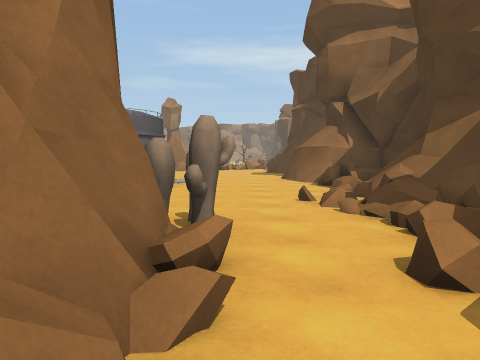
View 1 (above)

24 first-person views from a walk through a scene from a Unity 3-D project. The camera is 1.4 m above the floor, tilts 4° down and sees 70° across. The floor is counted in squares, 2 m on a side. Each view is taken from the middle of a square. On the plan, view 1 faces up. The plan holds only what a view shows up to about 11 squares ahead; the rest is blank. The place goes on beyond the plan. Some animated figures are not drawn. Surface patterns are stand-ins for the level's own textures.

View 2
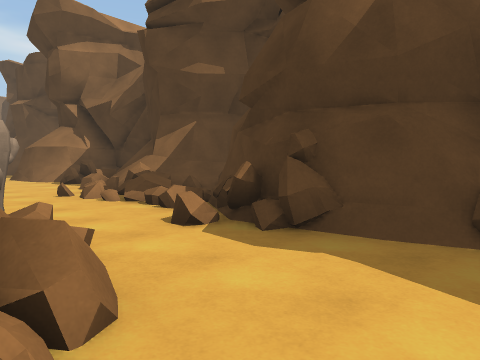

View 3
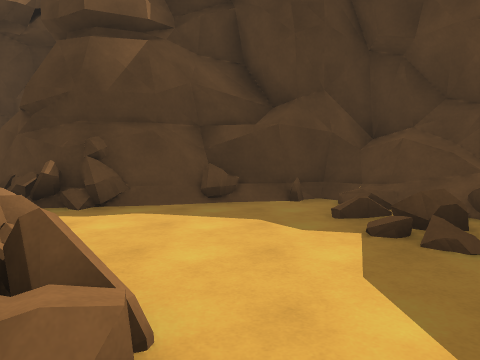

View 4
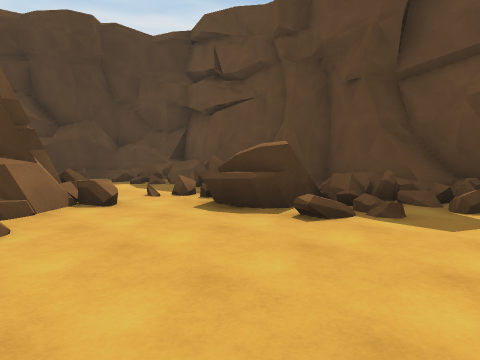

View 5
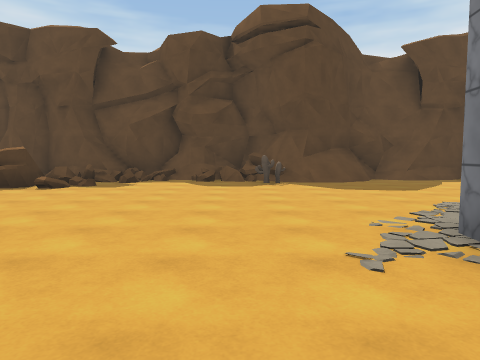

View 6
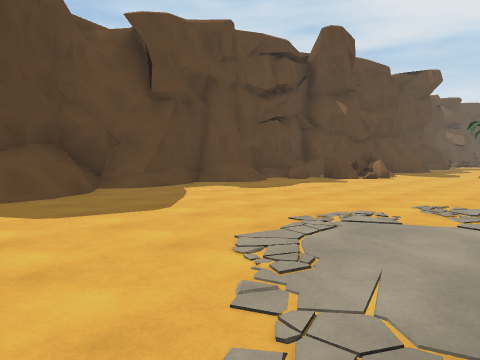

View 7
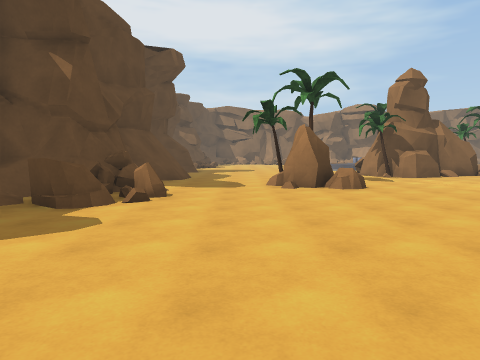

View 8
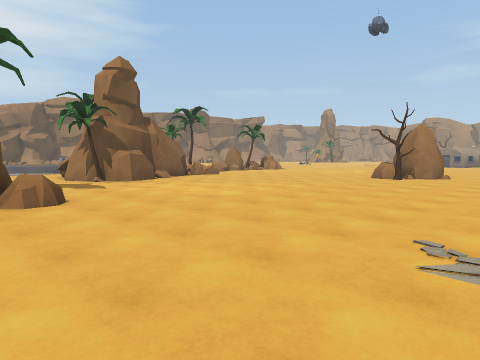

View 9
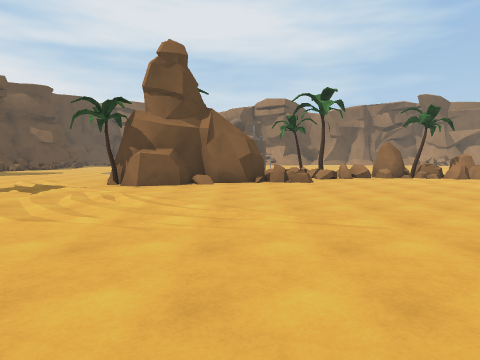

View 10
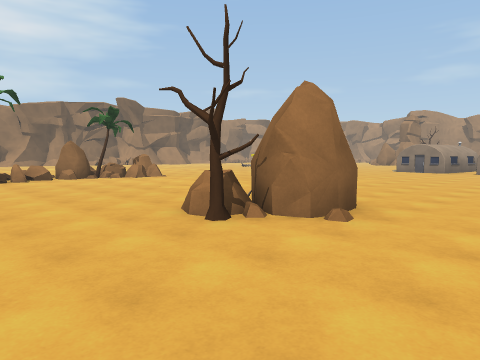

View 11
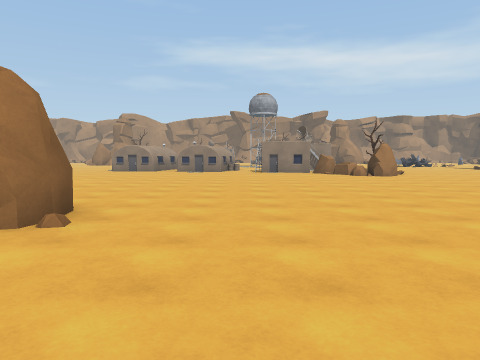

View 12
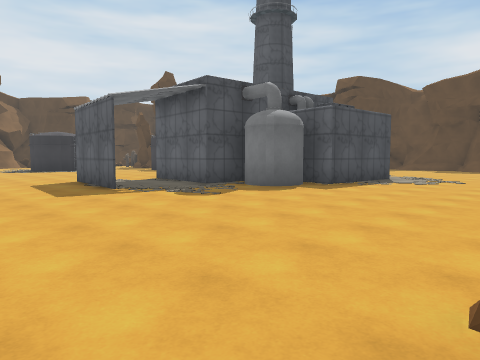

View 13
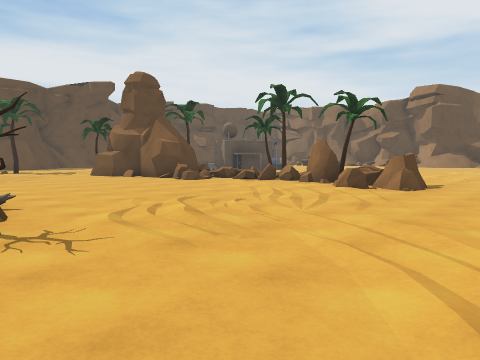

View 14
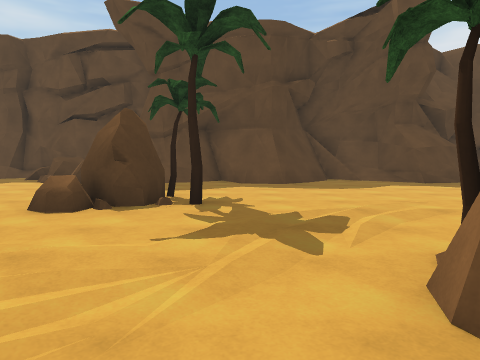

View 15
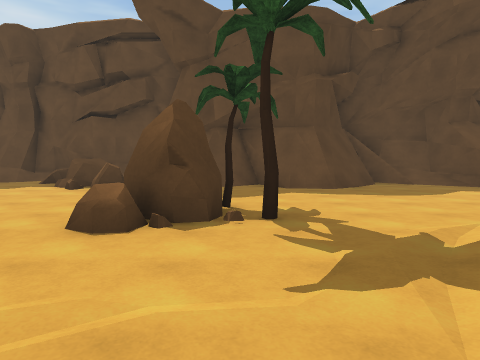

View 16
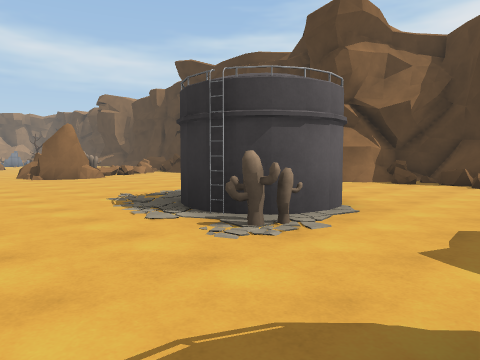

View 17
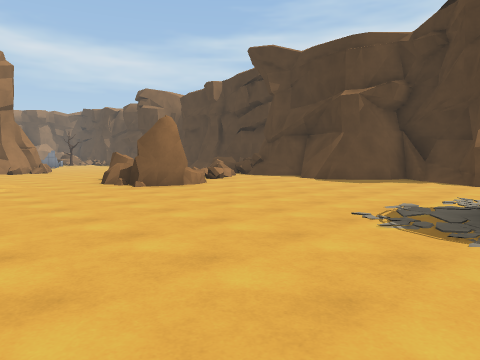

View 18
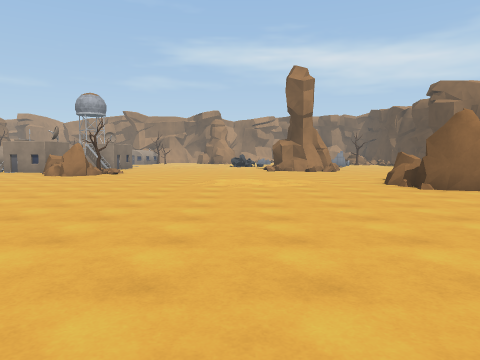

View 19
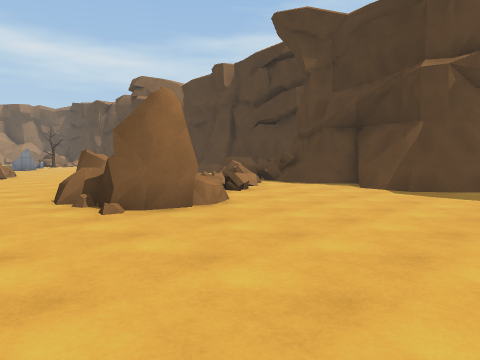

View 20
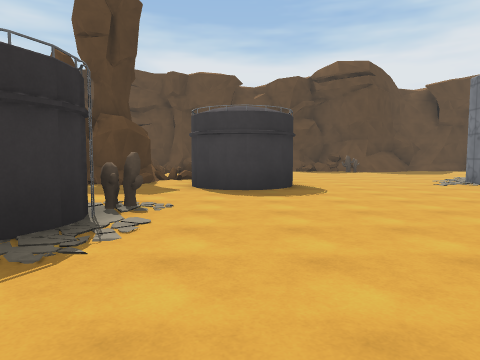

View 21
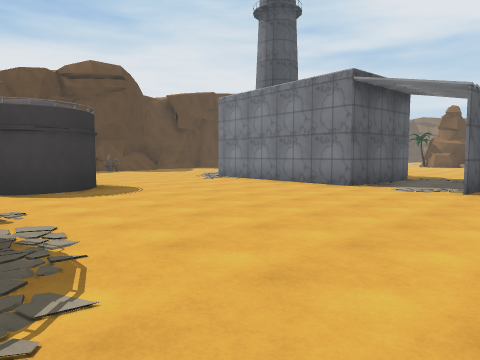

View 22
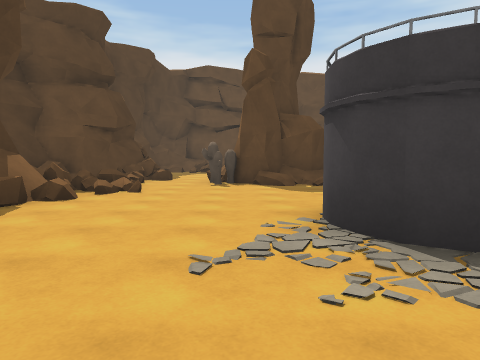

View 23
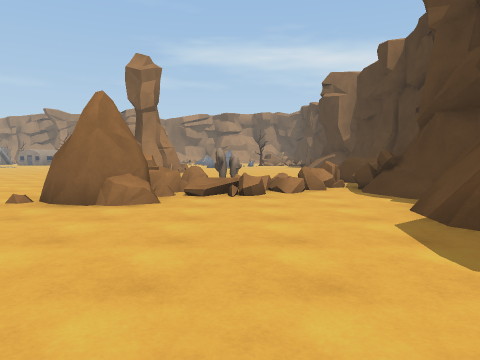

View 24
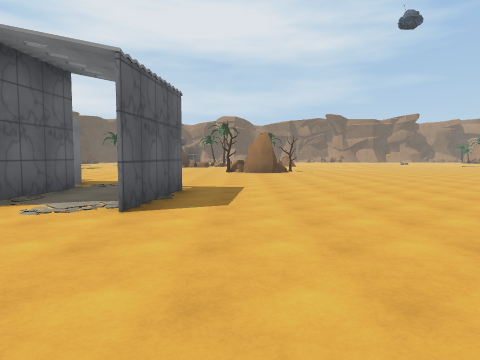

### Floor plan
Key: @ floor where view 1 was taken; # wall or solid block; x gap in a wall; . main floor; : floor 0.25 m higher than the main floor; + floor 0.5 m higher than the main floor; / step, stairs or slope; = window, fence, low wall or low ledge; ^ raised ledge; C cactus; T tree; R rock.
Columns run from 31 left of view 1 to 4 right of it. Each row starts with its distance up from view 1.
 24                            /.
 23                            ..
 22                        ..  ..      #
 21          ..            ......    = #
 20        .....................  C+x^=
 19        .....................RRC==##
 18       .................//..RRR==.##
 17  ..........................R##=../#
 16 ...........................R#....##
 15 .R...............................##
 14  TR.....TR.......................##
 13 RR.......RR.......................#
 12  #.......T........................#
 11 T=...............###.............##
 10  =.........................  ....##
  9  ##R.......................###...##
  8   ##.............###.......###...=#
  7    #...........#####.......C......#
  6    ##..........#   #.............=##
  5  ###T.........##   #.............=##
  4  .............#    #....###. ##..x:#
  3  ..............    #....  ..###C.###
  2  .....TR...................####.=##
  1  .....TR....................###..##
  0 ............................=##@./#
 -1 ..........................=/......#
 -2 #../##./=#=..............##/=.....#
 -3 #//#######^=......//C...#== #^==#=#
 -4 ####    ^////#.#=//#===#=# ####==##
 -5         ^#^##############    ######

Where each view was taken, in squares from view 1:
view 1: 0 up, 0 right, facing up
view 2: 1 down, 1 left, facing up-right
view 3: 1 down, 3 left, facing right
view 4: 2 up, 8 left, facing down-right
view 5: 6 up, 10 left, facing down
view 6: 3 up, 11 left, facing down-left
view 7: 0 up, 16 left, facing left
view 8: 1 up, 18 left, facing up-left
view 9: 8 up, 19 left, facing left
view 10: 9 up, 19 left, facing up-left
view 11: 9 up, 19 left, facing up
view 12: 14 up, 21 left, facing down-right
view 13: 18 up, 22 left, facing down-left
view 14: 7 up, 26 left, facing down
view 15: 6 up, 25 left, facing down
view 16: 5 up, 7 left, facing up-right
view 17: 9 up, 8 left, facing up-right
view 18: 9 up, 8 left, facing up
view 19: 12 up, 6 left, facing up-right
view 20: 12 up, 6 left, facing down
view 21: 12 up, 4 left, facing down-left
view 22: 12 up, 1 left, facing down
view 23: 11 up, 1 left, facing up
view 24: 12 up, 7 left, facing left
